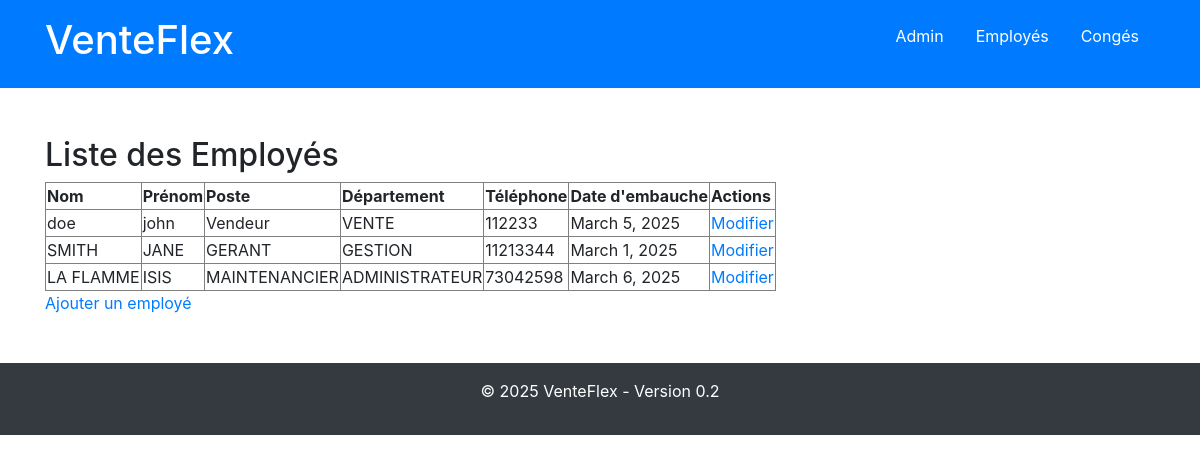
Screenshot of /personnel/ with the database file from the repository.
### personnel/models.py (models this page shows, shortened)
class Employe(models.Model):
    utilisateur = models.OneToOneField(User, on_delete=models.CASCADE)
    prenom = models.CharField(max_length=100)
    nom = models.CharField(max_length=100)
    telephone = models.CharField(max_length=8)
    titre_poste = models.ForeignKey('TitrePoste', on_delete=models.SET_NULL, null=True)  # Référence au modèle TitrePoste
    departement = models.ForeignKey('Departement', on_delete=models.SET_NULL, null=True)  # Référence au modèle Departement
    date_embauche = models.DateField()
    actif = models.BooleanField(default=True)
    horaire = models.ForeignKey('Horaire', on_delete=models.CASCADE, null=True, blank=True)

class TitrePoste(models.Model):
    nom = models.CharField(max_length=100)
    description = models.CharField(max_length=100)

class Departement(models.Model):
    nom = models.CharField(max_length=100)
    description = models.CharField(max_length=100)

### personnel/views.py (the view)
# urls.py: path('', ListeEmployesView.as_view(), name='liste_employes'),
class ListeEmployesView(ListView):
    model = Employe
    template_name = "personnel/liste_employes.html"
    context_object_name = "employes"

### personnel/templates/personnel/liste_employes.html
{% extends 'base.html' %}
{% block content %}
<h2>Liste des Employés</h2>
<table border="1">
    <thead>
        <tr>
            <th>Nom</th>
            <th>Prénom</th>
            <th>Poste</th>
            <th>Département</th>
            <th>Téléphone</th>
            <th>Date d'embauche</th>
            <th>Actions</th>
        </tr>
    </thead>
    <tbody>
        {% for employe in employes %}
        <tr>
            <td>{{ employe.nom }}</td>
            <td>{{ employe.prenom }}</td>
            <td>{{ employe.titre_poste.nom }}</td>
            <td>{{ employe.departement.nom }}</td>
            <td>{{ employe.telephone }}</td>
            <td>{{ employe.date_embauche }}</td>
            <td>
                <a href="{% url 'personnel:modifier_employe' employe.pk %}">Modifier</a>
            </td>
        </tr>
        {% empty %}
        <tr>
            <td colspan="6">Aucun employé trouvé.</td>
        </tr>
        {% endfor %}
    </tbody>
</table>
<a href="{% url 'personnel:ajouter_employe' %}">Ajouter un employé</a>
{% endblock %}

### personnel/templates/base.html (shortened to what this page needs)
<!DOCTYPE html>
<html lang="fr">
<head>
    {% load static %}
    <link href="{% static 'css/bootstrap.min.css' %}" rel="stylesheet">
</head>
<body>
    <header class="bg-primary text-white">
        <div class="container d-flex justify-content-between align-items-center py-3">
            <h1>VenteFlex</h1>
            <nav>
                <ul class="list-unstyled d-flex">
                    <li class="mx-3"><a href="{% url 'admin:index' %}" class="text-white">Admin</a></li>
                    <li class="mx-3"><a href="{% url 'personnel:liste_employes' %}" class="text-white">Employés</a></li>
                    <li class="mx-3"><a href="{% url 'personnel:liste_conges' %}" class="text-white">Congés</a></li>
                </ul>
            </nav>
        </div>
    </header>
    <main class="container py-5">
        {% block content %}{% endblock %}
    </main>
    <footer class="bg-dark text-white text-center py-3">
        <p>&copy; 2025 VenteFlex - Version 0.2</p>
    </footer>
</body>
</html>

### rows the page displays
Employe: nom "doe", prenom "john", titre_poste.nom "Vendeur", departement.nom "VENTE", telephone "112233", date_embauche "March 5, 2025"
Employe: nom "SMITH", prenom "JANE", titre_poste.nom "GERANT", departement.nom "GESTION", telephone "11213344", date_embauche "March 1, 2025"
Employe: nom "LA FLAMME", prenom "ISIS", titre_poste.nom "MAINTENANCIER", departement.nom "ADMINISTRATEUR", telephone "73042598", date_embauche "March 6, 2025"
